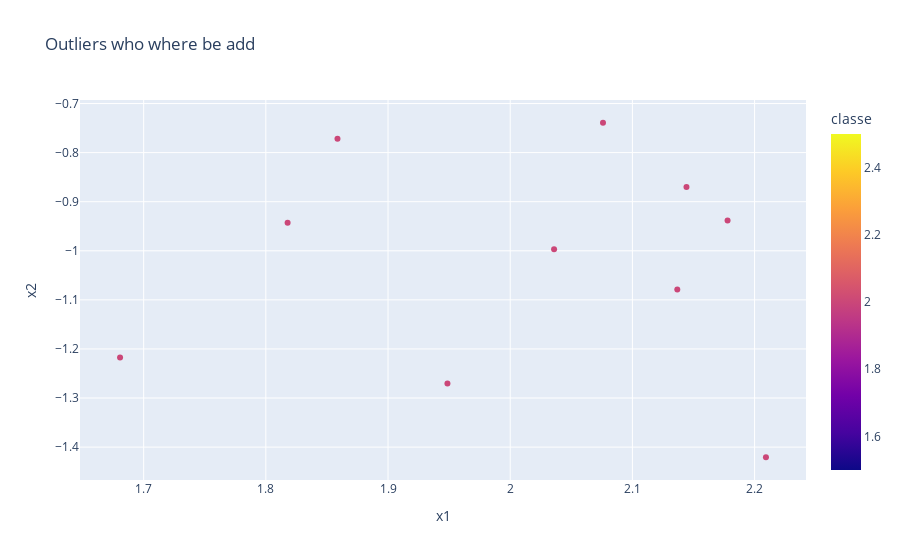

Notebook source saved alongside this figure:
### Code cell
px.scatter(pd.DataFrame(dict(x1=outliers_points[:,0], x2=outliers_points[:,1], classe=classe_outliers)),
           x='x1',
           y='x2',
           color='classe',
           title = 'Outliers who where be add')

### Figure 1 — Plotly figure (JSON) as saved in the notebook; plotly's stock layout.template omitted (floating-point values rounded to 4 significant figures)
{"data": [{"hovertemplate": "x1=%{x}<br>x2=%{y}<br>classe=%{marker.color}<extra></extra>", "legendgroup": "", "marker": {"color": [2, 2, 2, 2, 2, 2, 2, 2, 2, 2], "coloraxis": "coloraxis", "symbol": "circle"}, "mode": "markers", "name": "", "orientation": "v", "showlegend": false, "type": "scatter", "x": [1.949, 2.178, 2.036, 1.818, 2.076, 2.144, 1.859, 2.209, 2.137, 1.681], "xaxis": "x", "y": [-1.271, -0.9384, -0.997, -0.9427, -0.7391, -0.87, -0.7719, -1.421, -1.079, -1.218], "yaxis": "y"}], "layout": {"coloraxis": {"colorbar": {"title": {"text": "classe"}}, "colorscale": [[0, "#0d0887"], [0.1111, "#46039f"], [0.2222, "#7201a8"], [0.3333, "#9c179e"], [0.4444, "#bd3786"], [0.5556, "#d8576b"], [0.6667, "#ed7953"], [0.7778, "#fb9f3a"], [0.8889, "#fdca26"], [1, "#f0f921"]]}, "legend": {"tracegroupgap": 0}, "title": {"text": "Outliers who where be add"}, "xaxis": {"anchor": "y", "domain": [0, 1], "title": {"text": "x1"}}, "yaxis": {"anchor": "x", "domain": [0, 1], "title": {"text": "x2"}}}}
